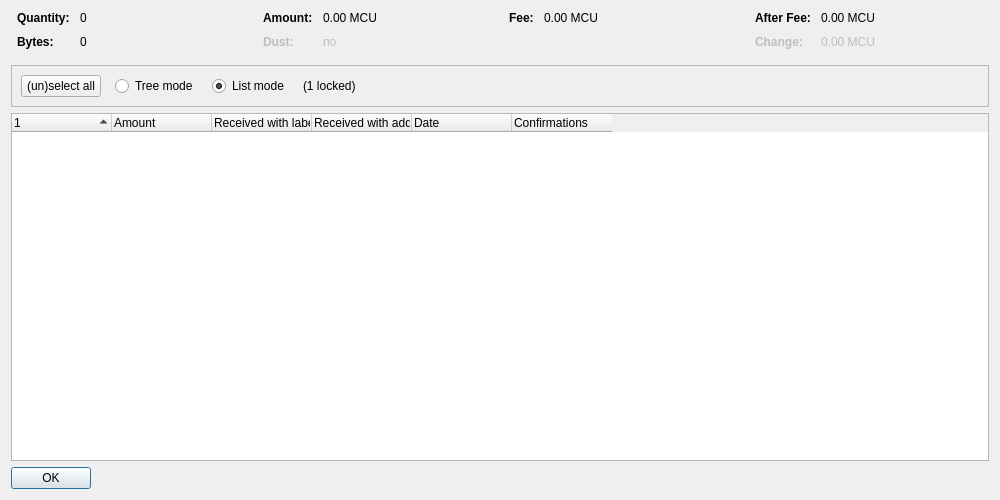
<?xml version="1.0" encoding="UTF-8"?>
<ui version="4.0">
 <class>CoinControlDialog</class>
 <widget class="QDialog" name="CoinControlDialog">
  <property name="geometry">
   <rect>
    <x>0</x>
    <y>0</y>
    <width>1000</width>
    <height>500</height>
   </rect>
  </property>
  <property name="windowTitle">
   <string>Coin Selection</string>
  </property>
  <layout class="QVBoxLayout" name="verticalLayout">
   <item>
    <layout class="QHBoxLayout" name="horizontalLayoutTop" stretch="0,0,0,0">
     <property name="topMargin">
      <number>0</number>
     </property>
     <property name="bottomMargin">
      <number>10</number>
     </property>
     <item>
      <layout class="QFormLayout" name="formLayoutCoinControl1">
       <property name="horizontalSpacing">
        <number>10</number>
       </property>
       <property name="verticalSpacing">
        <number>10</number>
       </property>
       <property name="leftMargin">
        <number>6</number>
       </property>
       <property name="rightMargin">
        <number>6</number>
       </property>
       <item row="0" column="0">
        <widget class="QLabel" name="labelCoinControlQuantityText">
         <property name="font">
          <font>
           <weight>75</weight>
           <bold>true</bold>
          </font>
         </property>
         <property name="text">
          <string>Quantity:</string>
         </property>
        </widget>
       </item>
       <item row="0" column="1">
        <widget class="QLabel" name="labelCoinControlQuantity">
         <property name="cursor">
          <cursorShape>IBeamCursor</cursorShape>
         </property>
         <property name="contextMenuPolicy">
          <enum>Qt::ActionsContextMenu</enum>
         </property>
         <property name="text">
          <string notr="true">0</string>
         </property>
         <property name="textInteractionFlags">
          <set>Qt::LinksAccessibleByMouse|Qt::TextSelectableByKeyboard|Qt::TextSelectableByMouse</set>
         </property>
        </widget>
       </item>
       <item row="1" column="0">
        <widget class="QLabel" name="labelCoinControlBytesText">
         <property name="font">
          <font>
           <weight>75</weight>
           <bold>true</bold>
          </font>
         </property>
         <property name="text">
          <string>Bytes:</string>
         </property>
        </widget>
       </item>
       <item row="1" column="1">
        <widget class="QLabel" name="labelCoinControlBytes">
         <property name="cursor">
          <cursorShape>IBeamCursor</cursorShape>
         </property>
         <property name="contextMenuPolicy">
          <enum>Qt::ActionsContextMenu</enum>
         </property>
         <property name="text">
          <string notr="true">0</string>
         </property>
         <property name="textInteractionFlags">
          <set>Qt::LinksAccessibleByMouse|Qt::TextSelectableByKeyboard|Qt::TextSelectableByMouse</set>
         </property>
        </widget>
       </item>
      </layout>
     </item>
     <item>
      <layout class="QFormLayout" name="formLayoutCoinControl2">
       <property name="horizontalSpacing">
        <number>10</number>
       </property>
       <property name="verticalSpacing">
        <number>10</number>
       </property>
       <property name="leftMargin">
        <number>6</number>
       </property>
       <property name="rightMargin">
        <number>6</number>
       </property>
       <item row="0" column="0">
        <widget class="QLabel" name="labelCoinControlAmountText">
         <property name="font">
          <font>
           <weight>75</weight>
           <bold>true</bold>
          </font>
         </property>
         <property name="text">
          <string>Amount:</string>
         </property>
        </widget>
       </item>
       <item row="0" column="1">
        <widget class="QLabel" name="labelCoinControlAmount">
         <property name="cursor">
          <cursorShape>IBeamCursor</cursorShape>
         </property>
         <property name="contextMenuPolicy">
          <enum>Qt::ActionsContextMenu</enum>
         </property>
         <property name="text">
          <string notr="true">0.00 MCU</string>
         </property>
         <property name="textInteractionFlags">
          <set>Qt::LinksAccessibleByMouse|Qt::TextSelectableByKeyboard|Qt::TextSelectableByMouse</set>
         </property>
        </widget>
       </item>
       <item row="1" column="0">
        <widget class="QLabel" name="labelCoinControlLowOutputText">
         <property name="enabled">
          <bool>false</bool>
         </property>
         <property name="font">
          <font>
           <weight>75</weight>
           <bold>true</bold>
          </font>
         </property>
         <property name="text">
          <string>Dust:</string>
         </property>
        </widget>
       </item>
       <item row="1" column="1">
        <widget class="QLabel" name="labelCoinControlLowOutput">
         <property name="enabled">
          <bool>false</bool>
         </property>
         <property name="cursor">
          <cursorShape>IBeamCursor</cursorShape>
         </property>
         <property name="contextMenuPolicy">
          <enum>Qt::ActionsContextMenu</enum>
         </property>
         <property name="text">
          <string notr="true">no</string>
         </property>
         <property name="textInteractionFlags">
          <set>Qt::LinksAccessibleByMouse|Qt::TextSelectableByKeyboard|Qt::TextSelectableByMouse</set>
         </property>
        </widget>
       </item>
      </layout>
     </item>
     <item>
      <layout class="QFormLayout" name="formLayoutCoinControl3">
       <property name="horizontalSpacing">
        <number>10</number>
       </property>
       <property name="verticalSpacing">
        <number>10</number>
       </property>
       <property name="leftMargin">
        <number>6</number>
       </property>
       <property name="rightMargin">
        <number>6</number>
       </property>
       <item row="0" column="0">
        <widget class="QLabel" name="labelCoinControlFeeText">
         <property name="font">
          <font>
           <weight>75</weight>
           <bold>true</bold>
          </font>
         </property>
         <property name="text">
          <string>Fee:</string>
         </property>
        </widget>
       </item>
       <item row="0" column="1">
        <widget class="QLabel" name="labelCoinControlFee">
         <property name="cursor">
          <cursorShape>IBeamCursor</cursorShape>
         </property>
         <property name="contextMenuPolicy">
          <enum>Qt::ActionsContextMenu</enum>
         </property>
         <property name="text">
          <string notr="true">0.00 MCU</string>
         </property>
         <property name="textInteractionFlags">
          <set>Qt::LinksAccessibleByMouse|Qt::TextSelectableByKeyboard|Qt::TextSelectableByMouse</set>
         </property>
        </widget>
       </item>
      </layout>
     </item>
     <item>
      <layout class="QFormLayout" name="formLayoutCoinControl4">
       <property name="horizontalSpacing">
        <number>10</number>
       </property>
       <property name="verticalSpacing">
        <number>10</number>
       </property>
       <property name="leftMargin">
        <number>6</number>
       </property>
       <property name="rightMargin">
        <number>6</number>
       </property>
       <item row="0" column="0">
        <widget class="QLabel" name="labelCoinControlAfterFeeText">
         <property name="font">
          <font>
           <weight>75</weight>
           <bold>true</bold>
          </font>
         </property>
         <property name="text">
          <string>After Fee:</string>
         </property>
        </widget>
       </item>
       <item row="0" column="1">
        <widget class="QLabel" name="labelCoinControlAfterFee">
         <property name="cursor">
          <cursorShape>IBeamCursor</cursorShape>
         </property>
         <property name="contextMenuPolicy">
          <enum>Qt::ActionsContextMenu</enum>
         </property>
         <property name="text">
          <string notr="true">0.00 MCU</string>
         </property>
         <property name="textInteractionFlags">
          <set>Qt::LinksAccessibleByMouse|Qt::TextSelectableByKeyboard|Qt::TextSelectableByMouse</set>
         </property>
        </widget>
       </item>
       <item row="1" column="0">
        <widget class="QLabel" name="labelCoinControlChangeText">
         <property name="enabled">
          <bool>false</bool>
         </property>
         <property name="font">
          <font>
           <weight>75</weight>
           <bold>true</bold>
          </font>
         </property>
         <property name="text">
          <string>Change:</string>
         </property>
        </widget>
       </item>
       <item row="1" column="1">
        <widget class="QLabel" name="labelCoinControlChange">
         <property name="enabled">
          <bool>false</bool>
         </property>
         <property name="cursor">
          <cursorShape>IBeamCursor</cursorShape>
         </property>
         <property name="contextMenuPolicy">
          <enum>Qt::ActionsContextMenu</enum>
         </property>
         <property name="text">
          <string notr="true">0.00 MCU</string>
         </property>
         <property name="textInteractionFlags">
          <set>Qt::LinksAccessibleByMouse|Qt::TextSelectableByKeyboard|Qt::TextSelectableByMouse</set>
         </property>
        </widget>
       </item>
      </layout>
     </item>
    </layout>
   </item>
   <item>
    <widget class="QFrame" name="frame">
     <property name="minimumSize">
      <size>
       <width>0</width>
       <height>40</height>
      </size>
     </property>
     <property name="frameShape">
      <enum>QFrame::StyledPanel</enum>
     </property>
     <property name="frameShadow">
      <enum>QFrame::Sunken</enum>
     </property>
     <layout class="QHBoxLayout" name="horizontalLayout">
      <item>
       <layout class="QHBoxLayout" name="horizontalLayoutPanel" stretch="0,0,0,0,0">
        <property name="spacing">
         <number>14</number>
        </property>
        <item>
         <widget class="QPushButton" name="pushButtonSelectAll">
          <property name="sizePolicy">
           <sizepolicy hsizetype="Maximum" vsizetype="Fixed">
            <horstretch>0</horstretch>
            <verstretch>0</verstretch>
           </sizepolicy>
          </property>
          <property name="text">
           <string>(un)select all</string>
          </property>
          <property name="autoDefault">
           <bool>false</bool>
          </property>
         </widget>
        </item>
        <item>
         <widget class="QRadioButton" name="radioTreeMode">
          <property name="sizePolicy">
           <sizepolicy hsizetype="Maximum" vsizetype="Fixed">
            <horstretch>0</horstretch>
            <verstretch>0</verstretch>
           </sizepolicy>
          </property>
          <property name="text">
           <string>Tree mode</string>
          </property>
         </widget>
        </item>
        <item>
         <widget class="QRadioButton" name="radioListMode">
          <property name="sizePolicy">
           <sizepolicy hsizetype="Maximum" vsizetype="Fixed">
            <horstretch>0</horstretch>
            <verstretch>0</verstretch>
           </sizepolicy>
          </property>
          <property name="text">
           <string>List mode</string>
          </property>
          <property name="checked">
           <bool>true</bool>
          </property>
         </widget>
        </item>
        <item>
         <widget class="QLabel" name="labelLocked">
          <property name="text">
           <string notr="true">(1 locked)</string>
          </property>
         </widget>
        </item>
        <item>
         <spacer name="horizontalSpacer">
          <property name="orientation">
           <enum>Qt::Horizontal</enum>
          </property>
          <property name="sizeHint" stdset="0">
           <size>
            <width>40</width>
            <height>20</height>
           </size>
          </property>
         </spacer>
        </item>
       </layout>
      </item>
     </layout>
    </widget>
   </item>
   <item>
    <widget class="CoinControlTreeWidget" name="treeWidget">
     <property name="contextMenuPolicy">
      <enum>Qt::CustomContextMenu</enum>
     </property>
     <property name="sortingEnabled">
      <bool>false</bool>
     </property>
     <property name="columnCount">
      <number>6</number>
     </property>
     <attribute name="headerShowSortIndicator" stdset="0">
      <bool>true</bool>
     </attribute>
     <attribute name="headerStretchLastSection">
      <bool>false</bool>
     </attribute>
     <column>
      <property name="text">
       <string/>
      </property>
     </column>
     <column>
      <property name="text">
       <string>Amount</string>
      </property>
     </column>
     <column>
      <property name="text">
       <string>Received with label</string>
      </property>
     </column>
     <column>
      <property name="text">
       <string>Received with address</string>
      </property>
     </column>
     <column>
      <property name="text">
       <string>Date</string>
      </property>
     </column>
     <column>
      <property name="text">
       <string>Confirmations</string>
      </property>
      <property name="toolTip">
       <string>Confirmed</string>
      </property>
     </column>
     <column>
      <property name="text">
       <string/>
      </property>
     </column>
     <column>
      <property name="text">
       <string/>
      </property>
     </column>
     <column>
      <property name="text">
       <string/>
      </property>
     </column>
     <column>
      <property name="text">
       <string/>
      </property>
     </column>
    </widget>
   </item>
   <item>
    <widget class="QDialogButtonBox" name="buttonBox">
     <property name="sizePolicy">
      <sizepolicy hsizetype="Maximum" vsizetype="Fixed">
       <horstretch>0</horstretch>
       <verstretch>0</verstretch>
      </sizepolicy>
     </property>
     <property name="orientation">
      <enum>Qt::Horizontal</enum>
     </property>
     <property name="standardButtons">
      <set>QDialogButtonBox::Ok</set>
     </property>
    </widget>
   </item>
  </layout>
 </widget>
 <customwidgets>
  <customwidget>
   <class>CoinControlTreeWidget</class>
   <extends>QTreeWidget</extends>
   <header>qt/coincontroltreewidget.h</header>
  </customwidget>
 </customwidgets>
 <resources/>
 <connections/>
</ui>
